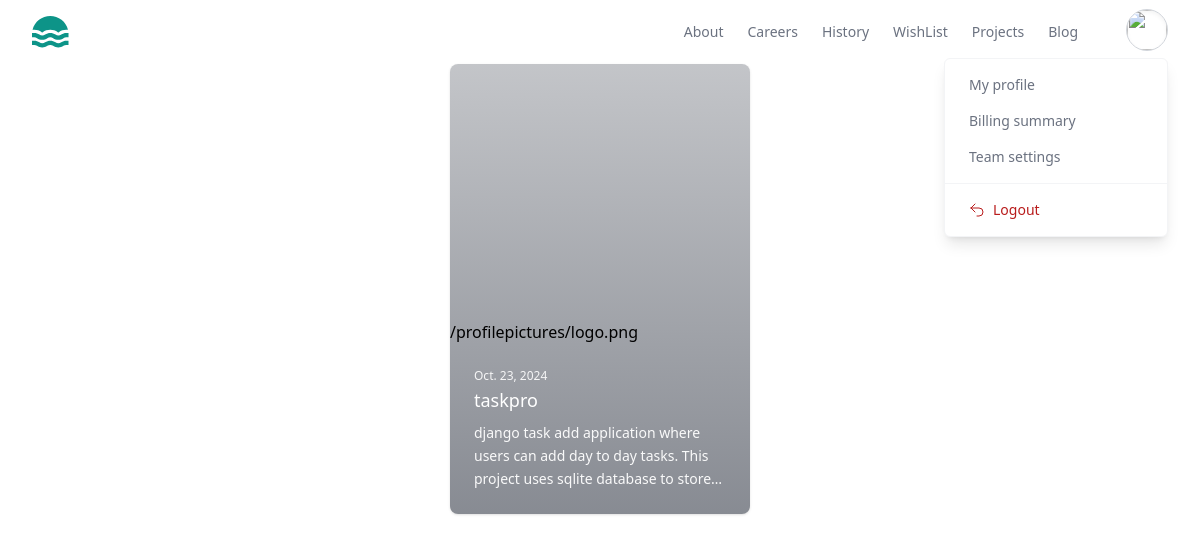
The app's page /project/13/ with its own data.
### store/models.py (models this page shows, shortened)
class BaseModel(models.Model):
    created_date=models.DateTimeField(auto_now_add=True)
    updated_date=models.DateTimeField(auto_now=True)
    is_active=models.BooleanField(default=True)

class Project(BaseModel):
    title=models.CharField(max_length=200)
    description=models.TextField()
    preview_image=models.ImageField(upload_to="previewimages",null=True,blank=True)
    price=models.PositiveIntegerField()
    developer=models.ForeignKey(User,on_delete=models.CASCADE)
    files=models.FileField(upload_to="projects",null=True,blank=True)
    tag_objects=models.ManyToManyField(Tag,null=True)
    thumbnail=EmbedVideoField()

class UserProfile(BaseModel):
    bio=models.CharField(max_length=200,null=True)
    profile_picture=models.ImageField(upload_to="profilepictures",null=True,blank=True,default="profilepictures/default.png")
    phone=models.CharField(max_length=200,null=True)
    owner=models.OneToOneField(User,on_delete=models.CASCADE,related_name="profile")

class BaseModel(models.Model):
    created_date=models.DateTimeField(auto_now_add=True)
    updated_date=models.DateTimeField(auto_now=True)
    is_active=models.BooleanField(default=True)

### store/views.py (the view)
# urls.py: path('project/<int:pk>/',views.ProjectDetailView.as_view(),name='project-detail'),
class ProjectDetailView(View):
    template_name='project_detail.html'
    def get(self,request,*args,**kwargs):
        id=kwargs.get('pk')
        qs=Project.objects.get(id=id)
        return render(request,self.template_name,{'project':qs})

### store/templates/project_detail.html (shortened to what this page needs)
{%extends 'base.html'%}
{% load embed_video_tags %}
{%block main_block%}
<div class="w-1/4  mx-auto">
<article class="relative overflow-hidden rounded-lg shadow transition hover:shadow-lg">
    <div class="relative bg-gradient-to-t from-gray-900/50 to-gray-900/25 pt-32 sm:pt-48 lg:pt-64">
        <div>
            {{project.developer.profile.profile_picture.url}}
        </div>
      <div class="p-4 sm:p-6">
        <time datetime="2022-10-10" class="block text-xs text-white/90"> {{project.created_date|date}} </time>
        <a href="#">
          <h3 class="mt-0.5 text-lg text-white">{{project.title}}</h3>
        </a>
        <p class="mt-2 line-clamp-3 text-sm/relaxed text-white/95">
         {{project.description}}
        </p>
      </div>
    </div>
  </article>
</div>
{%endblock%}

### records on screen
Project: developer.profile.profile_picture "/profilepictures/logo.png", title "taskpro", description "django task add application where users can add day to day tasks. This project uses sqlite database to…"
BaseModel: created_date "Oct. 23, 2024"
